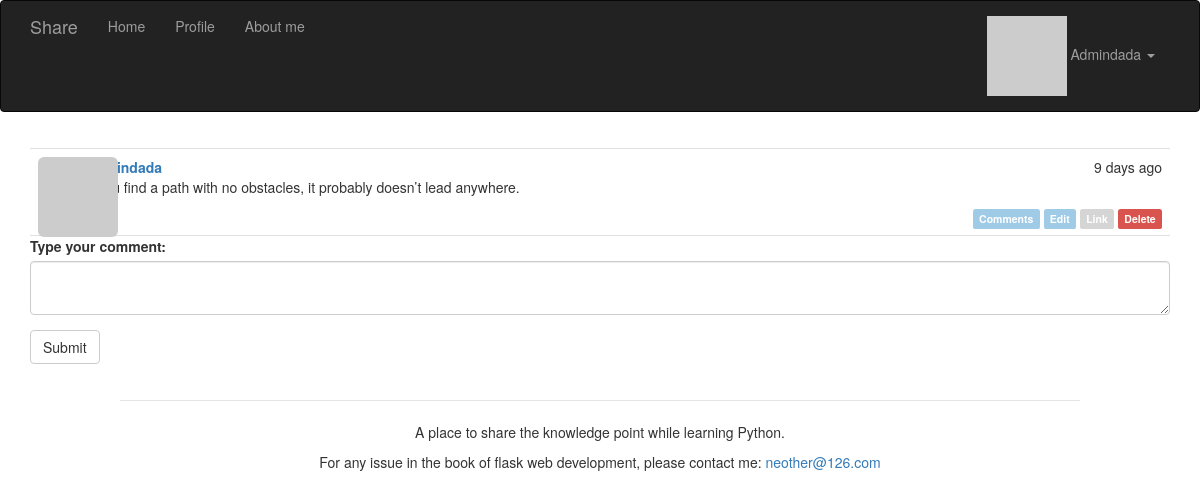
Before: /post/69 (signed in) with the older database file.
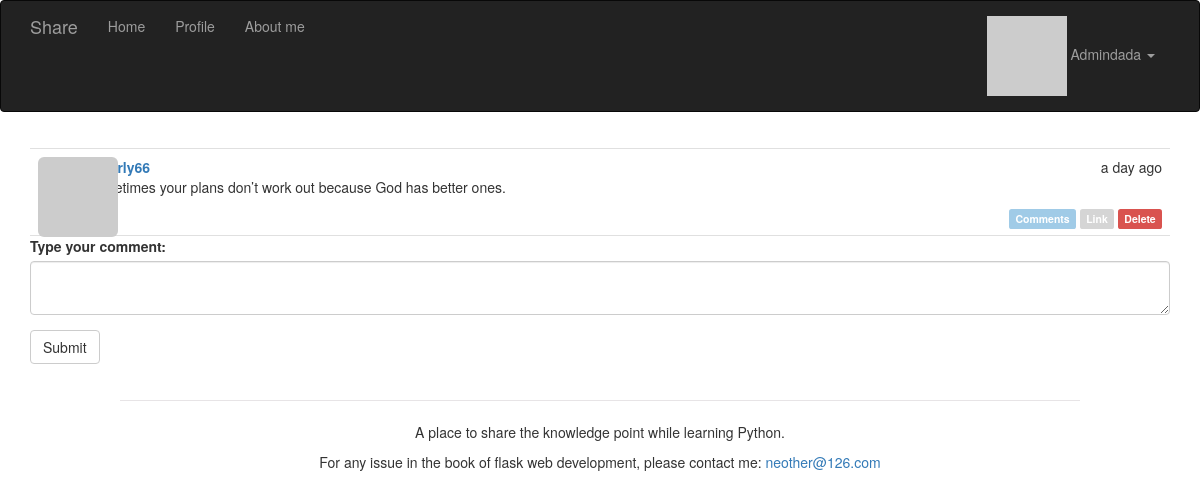
After: the same page with the newer database file.
### app/models.py (models this page shows, shortened)
class Post(db.Model):
    __tablename__ = 'posts'
    id = db.Column(db.Integer, primary_key=True)
    body = db.Column(db.Text)
    timestamp = db.Column(db.DateTime, index=True, default=datetime.utcnow)
    author_id = db.Column(db.Integer, db.ForeignKey('users.id'))
    body_html = db.Column(db.Text)
    comments = db.relationship('Comment', backref='post', lazy='dynamic')

class User(UserMixin, db.Model):
    __tablename__ = 'users'
    id = db.Column(db.Integer, primary_key=True)
    email = db.Column(db.String(64), unique=True, index=True)
    username = db.Column(db.String(64), unique=True, index=True)
    password_hash = db.Column(db.String(128))
    role_id = db.Column(db.Integer, db.ForeignKey('roles.id'))
    confirmed = db.Column(db.Boolean, default=False)
    name = db.Column(db.String(64))
    location = db.Column(db.String(64))
    about_me = db.Column(db.Text())
    member_since = db.Column(db.DateTime(), default=datetime.utcnow)
    last_seen = db.Column(db.DateTime(), default=datetime.utcnow)
    avatar_hash = db.Column(db.String(32))
    posts = db.relationship('Post', backref='author', lazy='dynamic')
    comments = db.relationship('Comment', backref='author', lazy='dynamic')
    @property
    def password(self):
        raise AttributeError('password is not a readable attribute')
    @login_manager.user_loader
    def load_user(user_id):
        return User.query.get(int(user_id))
    def can(self, perm):
        return self.role is not None and self.role.has_permission(perm)
    def ping(self):
        self.last_seen = datetime.utcnow()
        db.session.add(self)
    def gravatar_hash(self):
        return hashlib.md5(self.email.lower().encode('utf-8')).hexdigest()
    def gravatar(self, size=100, default='identicon', rating='g'):
        url = 'https://secure.gravatar.com/avatar'
        hash = self.avatar_hash or self.gravatar_hash()
        return '{url}/{hash}?s={size}&d={default}&r={rating}'.format(
            url=url, hash=hash, size=size, default=default, rating=rating)

### app/main/views.py (the view)
@main.route('/post/<int:id>', methods=['GET', 'POST'])
@login_required
def post(id):
    post = Post.query.get_or_404(id)
    form = CommentForm()
    if form.validate_on_submit():
        comment = Comment(body=form.body.data, post=post,
                          author=current_user._get_current_object())
        db.session.add(comment)
        flash('Your comment has been published.')
        return redirect(url_for('.post', id=post.id))
    comments = post.comments
    return render_template('post.html', posts=[post], form=form, comments=comments)

### app/main/forms.py
class CommentForm(FlaskForm):
    body = PageDownField('Type your comment:', validators=[DataRequired()])
    submit = SubmitField('Submit')

### app/auth/views.py (called while the page is built)
@auth.before_app_request
def before_request():
    if current_user.is_authenticated:
        current_user.ping()
        if not current_user.confirmed \
                and request.blueprint != 'auth' \
                and request.endpoint != 'static':
            return redirect(url_for('auth.unconfirmed'))

### app/main/__init__.py (called while the page is built)
@main.app_context_processor
def inject_permissions():
    return dict(Permission=Permission)

### app/models.py (called while the page is built)
    def has_permission(self, perm):
        return self.permissions & perm == perm

### app/templates/post.html (shortened to what this page needs)
{% extends "base.html" %}
{% import "bootstrap/wtf.html" as wtf %}
{% block page_content %}
	{% include '_posts.html' %}
	{{ wtf.quick_form(form) }}
{% endblock %}

### app/templates/_posts.html
<ul class="posts">
    {% for post in posts %}
        <li class="post">
            <div class="profile-thumbnail">
                <a href="{{ url_for('.user', username=post.author.username) }}">
                    <img class="img-rounded profile-thumbnail"
                    src="{{ post.author.gravatar(size=40) }}">
                </a>
            </div>
            <div class="post-content">
                <div class="post-date">{{ moment(post.timestamp).fromNow() }}</div>
                <div class="post-author">
                    <a href="{{ url_for('.user', username=post.author.username) }}">
                        {{ post.author.username }}
                    </a>
                </div>
                <div class="post-body">
                    {% if post.body_html %}
                        {{ post.body_html | safe}}
                    {% else %}
                        {{ post.body }}
                    {% endif %}
                </div>
                <div class="post-footer">
                    {% if current_user.can(Permission.COMMENT)%}
                        {% if post.comments.count() != 0 %}
                            <a href="{{ url_for('.post', id=post.id) }}">
                                <span class="label label-info">[{{post.comments.count()}}]Comments</span></a>
                            {% else %}
                                <a href="{{ url_for('.post', id=post.id) }}">
                                    <span class="label label-info">Comments</span></a>
                                {% endif %}
                            {% endif %}
                            {% if current_user == post.author %}
                                <a href="{{ url_for('.edit', id=post.id) }}">
                                    <span class="label label-info">Edit</span></a>
                                {% endif %}
                                <a href="{{ url_for('.post', id=post.id) }}">
                                    <span class="label label-default">Link</span></a>
                                    {% if current_user.email == '401316161@qq.com' %}
                                        <a href="{{ url_for('.delete_post', id=post.id) }}">
                                            <span class="label label-danger">Delete</span></a>
                                        {% endif %}
                                    </div>
                                </div>
                            </li>
                        {% endfor %}
                    </ul>

Changed rows visible on the page:
removed Post: timestamp "9 days ago", author.username "Admindada", body_html "If you find a path with no obstacles, it probably doesn’t lead anywhere."
added Post: timestamp "a day ago", author.username "beverly66", body_html "Sometimes your plans don’t work out because God has better ones."
